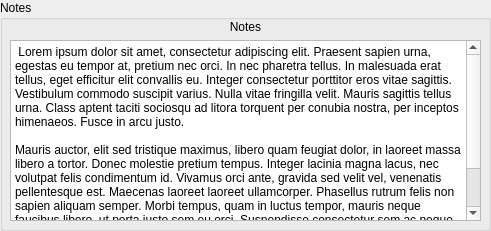
   <widget class="QGroupBox" name="NotesBox">
    <property name="geometry">
     <rect>
      <x>330</x>
      <y>200</y>
      <width>491</width>
      <height>231</height>
     </rect>
    </property>
    <property name="title">
     <string>Notes</string>
    </property>
    <widget class="QWidget" name="verticalLayoutWidget_2">
     <property name="geometry">
      <rect>
       <x>10</x>
       <y>20</y>
       <width>471</width>
       <height>201</height>
      </rect>
     </property>
     <layout class="QVBoxLayout" name="NotesLayout">
      <item>
       <widget class="QLabel" name="notes_label">
        <property name="text">
         <string>Notes</string>
        </property>
        <property name="alignment">
         <set>Qt::AlignCenter</set>
        </property>
       </widget>
      </item>
      <item>
       <widget class="QPlainTextEdit" name="notes">
        <property name="plainText">
         <string> Lorem ipsum dolor sit amet, consectetur adipiscing elit. Praesent sapien urna, egestas eu tempor at, pretium nec orci. In nec pharetra tellus. In malesuada erat tellus, eget efficitur elit convallis eu. Integer consectetur porttitor eros vitae sagittis. Vestibulum commodo suscipit varius. Nulla vitae fringilla velit. Mauris sagittis tellus urna. Class aptent taciti sociosqu ad litora torquent per conubia nostra, per inceptos himenaeos. Fusce in arcu justo.

Mauris auctor, elit sed tristique maximus, libero quam feugiat dolor, in laoreet massa libero a tortor. Donec molestie pretium tempus. Integer lacinia magna lacus, nec volutpat felis condimentum id. Vivamus orci ante, gravida sed velit vel, venenatis pellentesque est. Maecenas laoreet laoreet ullamcorper. Phasellus rutrum felis non sapien aliquam semper. Morbi tempus, quam in luctus tempor, mauris neque faucibus libero, ut porta justo sem eu orci. Suspendisse consectetur sem ac neque mollis, sed iaculis tellus elementum. Nulla facilisis turpis vel sagittis pharetra. Donec nec odio pharetra, vestibulum lorem accumsan, tempus nulla. Donec blandit nisi in elit pulvinar, nec feugiat metus egestas. </string>
        </property>
       </widget>
      </item>
     </layout>
    </widget>
   </widget>
